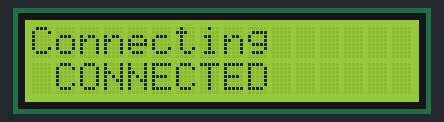
Bench run of a sketch on a simulated ESP32. Parts: 16×2 character LCD. WiFi joins after 1.5 s; servers stay silent unless stated; the local clock reads 2024-03-15 10:24:30 at power-on unless the sketch sets it; what the sketch prints to the serial monitor is not drawn.

Above: at 1.6 s.
At 5.8 s:
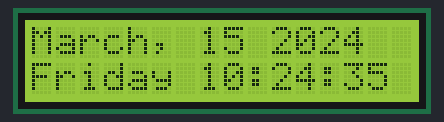
At 10.9 s:
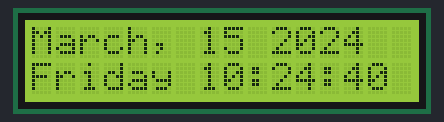
At 20.2 s:
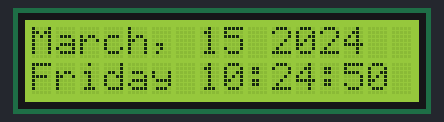
At 29.5 s:
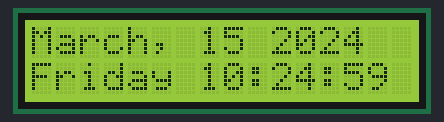
At 38.8 s:
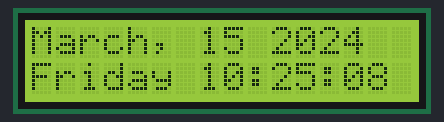

The sketch:

ESP-time-lcd.ino
```cpp
#include <WiFi.h>
#include <Wire.h>
#include <LiquidCrystal_I2C.h>
#include "time.h"
#include "esp_sntp.h"

LiquidCrystal_I2C lcd(0x27, 16, 2);

const char *ssid = "Harrenhal";
const char *password = "flat_6b@";

const char *ntpServer1 = "pool.ntp.org";
const char *ntpServer2 = "time.nist.gov";
const long gmtOffset_sec = 6 * 3600; // +6 hours = 21600
const int daylightOffset_sec = 0;    // Bangladesh does NOT use DST

const char* time_zone = "BDT-6"; // Bangladesh Standard Time (no DST)  // TimeZone rule for Europe/Rome including daylight adjustment rules (optional)

void printLocalTime() {
  struct tm timeinfos;
  lcd.clear();
  if (!getLocalTime(&timeinfos)) {
    Serial.println("No time available (yet)");
    lcd.setCursor(0, 0);
    lcd.print("No time available (yet)");
    return;
  }
  getLocalTime(&timeinfos);

  lcd.setCursor(0, 0);
  lcd.print(&timeinfos, "%B, %d %Y");
  lcd.setCursor(0, 1);
  lcd.print(&timeinfos, "%A %H:%M:%S");
  Serial.println(&timeinfos, "%B %d %Y %A %H:%M:%S");
}

// Callback function (gets called when time adjusts via NTP)
void timeavailable(struct timeval *t) {
  Serial.println("Got time adjustment from NTP!");
  printLocalTime();
}

void setup() {
  Serial.begin(115200);
  lcd.init();
  lcd.backlight();

  lcd.setCursor(0, 0);
  lcd.print("Connecting ");
  Serial.printf("Connecting to %s ", ssid);
  WiFi.begin(ssid, password);

  esp_sntp_servermode_dhcp(1);

  while (WiFi.status() != WL_CONNECTED) {
    delay(500);
    Serial.print(".");
  }
  Serial.println(" CONNECTED");
  lcd.setCursor(0, 1);
  lcd.print(" CONNECTED");

  sntp_set_time_sync_notification_cb(timeavailable);
  configTime(gmtOffset_sec, daylightOffset_sec, ntpServer1, ntpServer2);

}

void loop() {
  delay(1000);
  printLocalTime();  // it will take some time to sync time :)
}
```

Measured:
- what the display in image 0 shows lasts 1.0 s, from 1.6 s to 2.6 s
